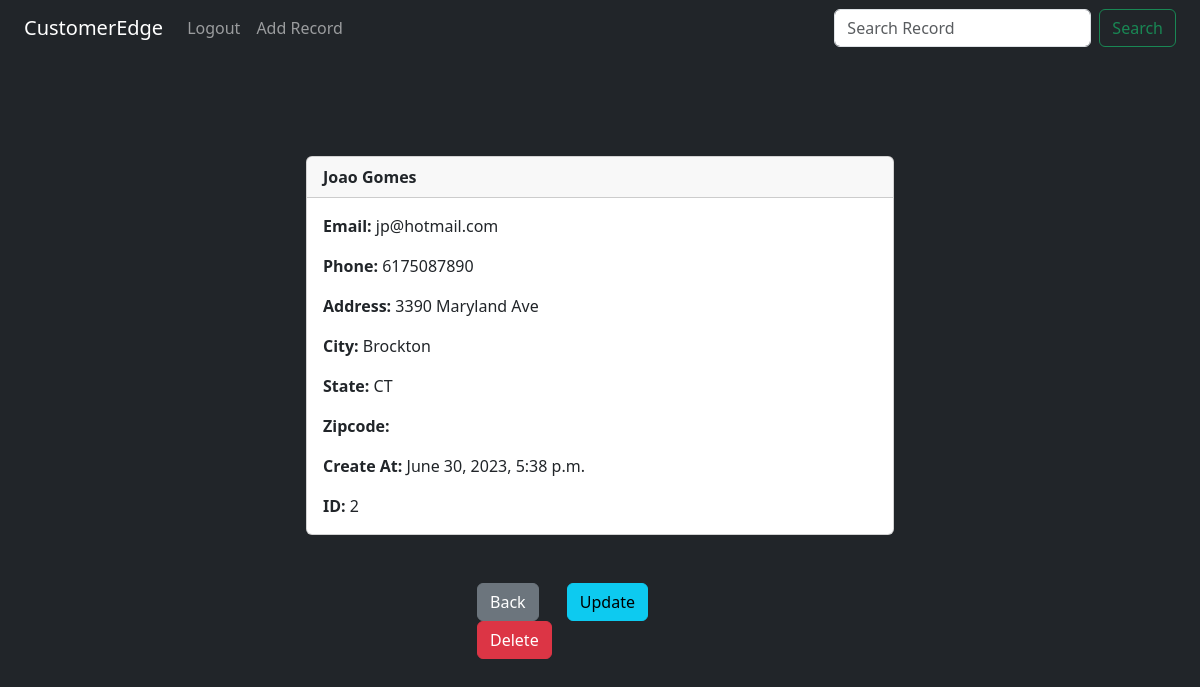
The page /record/2 (signed in) on the database its author committed.
### website/models.py (models this page shows, shortened)
class Record(models.Model):
    STATES = [
        ('AL', 'Alabama'),
        ('AK', 'Alaska'),
        ('AZ', 'Arizona'),
        ('AR', 'Arkansas'),
        ('CA', 'California'),
        ('CO', 'Colorado'),
        ('CT', 'Connecticut'),
        ('DE', 'Delaware'),
        ('FL', 'Florida'),
        ('GA', 'Georgia'),
        ('HI', 'Hawaii'),
        ('ID', 'Idaho'),
        ('IL', 'Illinois'),
        ('IN', 'Indiana'),
        ('IA', 'Iowa'),
        ('KS', 'Kansas'),
        ('KY', 'Kentucky'),
        ('LA', 'Louisiana'),
        ('ME', 'Maine'),
        ('MD', 'Maryland'),
        ('MA', 'Massachusetts'),
        ('MI', 'Michigan'),
        ('MN', 'Minnesota'),
        ('MS', 'Mississippi'),
        ('MO', 'Missouri'),
        ('MT', 'Montana'),
        ('NE', 'Nebraska'),
        ('NV', 'Nevada'),
        ('NH', 'New Hampshire'),
        ('NJ', 'New Jersey'),
        ('NM', 'New Mexico'),
        ('NY', 'New York'),
        ('NC', 'North Carolina'),
        ('ND', 'North Dakota'),
        ('OH', 'Ohio'),
        ('OK', 'Oklahoma'),
        ('OR', 'Oregon'),
        ('PA', 'Pennsylvania'),
        ('RI', 'Rhode Island'),
        ('SC', 'South Carolina'),
        ('SD', 'South Dakota'),
        ('TN', 'Tennessee'),
        ('TX', 'Texas'),
        ('UT', 'Utah'),
        ('VT', 'Vermont'),
        ('VA', 'Virginia'),
        ('WA', 'Washington'),
        ('WV', 'West Virginia'),
        ('WI', 'Wisconsin'),
        ('WY', 'Wyoming'),
    ]
    created_at =models.DateTimeField(auto_now_add=True)
    first_name = models.CharField(max_length=50)
    last_name= models.CharField(max_length=50)
    email = models.CharField(max_length=200)
    phone = models.CharField(max_length=12)
    address= models.CharField(max_length=100)
    city= models.CharField(max_length=50)
    state= models.CharField(max_length=50, choices=STATES)
    zip_code= models.CharField(max_length=50)

### website/views.py (the view)
# urls.py: path('record/<int:pk>', views.custumer_record, name="record"),
def custumer_record(request, pk):
    if request.user.is_authenticated:
        customer_record = Record.objects.get(id=pk)
        return render(request, 'record.html', {'customer_record':customer_record})
    else:
        messages.info(request, "You must be logged in to view this page")
        return redirect('home')

### website/templates/record.html (shortened to what this page needs)
{% extends 'base.html' %}
{% block content %}
{%if user.is_authenticated %}
<div class="container-xxl text-light">
    <div class="card w-50 card_center " style="margin-top:100px;">
    <div class="card-header"><strong>
            {{ customer_record.first_name }}
            {{ customer_record.last_name }}</strong>
    </div>
    <div class="card-body">
    <p class="card-text">
    <strong>Email: </strong>{{ customer_record.email }}</p>
    <p class="card-text">
    <strong>Phone: </strong>{{ customer_record.phone }}
    </p>
    <p class="card-text">
    <strong>Address: </strong>{{ customer_record.address }}</p>
    <p class="card-text">
    <strong>City: </strong>{{ customer_record.city }}</p>
    <p class="card-text">
    <strong>State: </strong>{{ customer_record.state }}</p>
    <p class="card-text">
    <strong>Zipcode: </strong>{{ customer_record.zipcode }}</p>
    <p class="card-text">
    <strong>Create At: </strong>{{ customer_record.created_at }}</p>
    <p class="card-text">
    <strong>ID: </strong>{{ customer_record.id }}</p>
    </div>
    </div>
    <div class="card_center w-25 mt-5">
        <a href="{% url 'home' %}" class="btn btn-secondary ms-4">Back</a>
        <a href="{% url 'update_record' customer_record.id %}" class="btn btn-info ms-4">Update</a>
        <a href="{% url 'delete_record' customer_record.id %}" class="btn btn-danger ms-4">Delete</a>
    </div>
</div>
{%endif%}
<br/><br/>
{% endblock %}

### website/templates/record.html (style rules this page uses)
.card_center { margin: 0 auto; float: none; margin-bottom: 10px; }

### rows shown on the page
Record: first_name "Joao", last_name "Gomes", email "jp@hotmail.com", phone "6175087890", address "3390 Maryland Ave", city "Brockton", state "CT", created_at "June 30, 2023, 5:38 p.m.", id "2"
